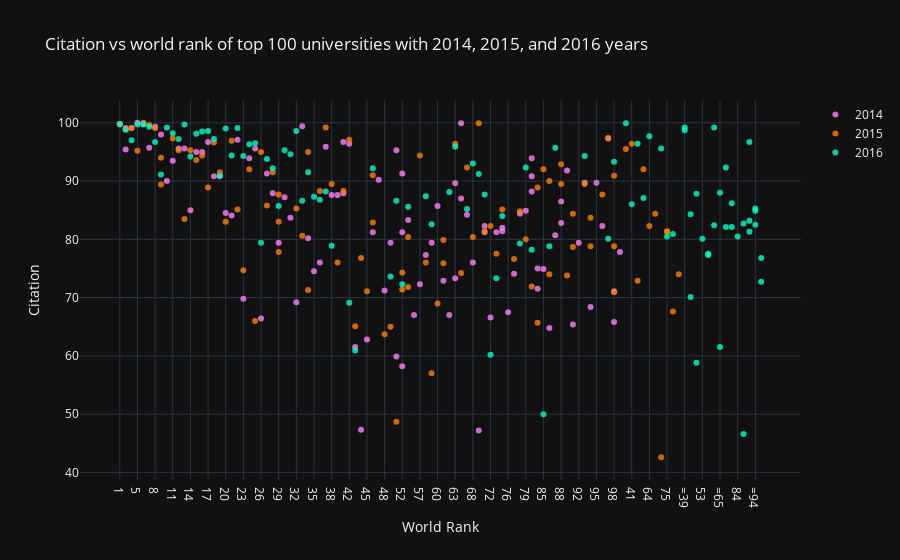

Notebook source saved alongside this figure:
### Code cell
# create trace1
trace1 = go.Scatter(x=df2014.world_rank, y=df2014.citations, mode="markers", name="2014",
                    marker= dict(color = 'rgba(255, 128, 255, 0.8)'), text=df2014.university_name)
# create trace2
trace2 = go.Scatter(x=df2015.world_rank, y=df2015.citations, mode="markers", name="2015",
                    marker= dict(color = 'rgba(255, 128, 2, 0.8)'), text=df2015.university_name)
# create trace3
trace3 = go.Scatter(x=df2016.world_rank, y=df2016.citations, mode="markers", name="2016",
                    marker= dict(color = 'rgba(0, 255, 200, 0.8)'), text=df2016.university_name)
data = [trace1, trace2, trace3]
layout = dict(title='Citation vs world rank of top 100 universities with 2014, 2015, and 2016 years',
              xaxis= dict(title="World Rank", ticklen=5, zeroline=False),
              yaxis=dict(title="Citation", ticklen=5, zeroline=False))
fig = dict(data=data, layout=layout)
iplot(fig)

### Figure 1 — Plotly figure (JSON) as saved in the notebook; plotly's stock layout.template omitted (floating-point values rounded to 4 significant figures)
{"data": [{"marker": {"color": "rgba(255, 128, 255, 0.8)"}, "mode": "markers", "name": "2014", "text": ["California Institute of Technology", "Harvard University", "University of Oxford", "Stanford University", "Massachusetts Institute of Technology", "Princeton University", "University of Cambridge", "University of California, Berkeley", "University of Chicago", "Imperial College London", "Yale University", "University of California, Los Angeles", "Columbia University", "ETH Zurich – Swiss Federal Institute of Technology Zurich", "Johns Hopkins University", "University of Pennsylvania", "Duke University", "University of Michigan", "Cornell University", "University of Toronto", "University College London", "Northwestern University", "University of Tokyo", "Carnegie Mellon University", "University of Washington", "National University of Singapore", "University of Texas at Austin", "Georgia Institute of Technology", "University of Illinois at Urbana-Champaign", "University of Wisconsin-Madison", "University of British Columbia", "London School of Economics and Political Science", "University of California, Santa Barbara", "University of Melbourne", "McGill University", "Karolinska Institute", "École Polytechnique Fédérale de Lausanne", "King’s College London", "University of Edinburgh", "New York University", "University of California, San Diego", "Washington University in St Louis", "University of Hong Kong", "Seoul National University", "Peking University", "University of Minnesota", "University of North Carolina at Chapel Hill", "Australian National University", "Pennsylvania State University", "Boston University", "Tsinghua University", "Brown University", "Kyoto University", "University of California, Davis", "LMU Munich", "Korea Advanced Institute of Science and Technology (KAIST)", "Hong Kong University of Science and Technology", "University of Manchester", "Ohio State University", "Pohang University of Science and Technology", "KU Leuven", "Purdue University", "The University of Queensland", "University of Göttingen", "Rice University", "École Normale Supérieure", "Leiden University", "Heidelberg University", "Delft University of Technology", "University of Southern California", "École Polytechnique", "University of Sydney", "Erasmus University Rotterdam", "University of Basel", "Utrecht University", "Nanyang Technological University", "Wageningen University and Research Center", "University of Pittsburgh", "University of Bristol", "Durham University", "Emory University", "Tufts University", "Michigan State University", "University of Amsterdam", "Ghent University", "Free University of Berlin", "Technical University of Munich", "Case Western Reserve University", "Vanderbilt University", "University of Notre Dame", "Monash University", "McMaster University", "University of California, Irvine", "Humboldt University of Berlin", "University of Rochester", "Pierre and Marie Curie University", "University of Colorado Boulder", "Maastricht University", "University of Groningen", "University of Helsinki"], "x": ["1", "2", "2", "4", "5", "6", "7", "8", "9", "10", "11", "12", "13", "14", "15", "16", "17", "18", "19", "20", "21", "22", "23", "24", "25", "26", "27", "28", "29", "30", "31", "32", "33", "34", "35", "36", "37", "38", "39", "40", "40", "42", "43", "44", "45", "46", "47", "48", "49", "50", "50", "52", "52", "52", "55", "56", "57", "58", "59", "60", "61", "62", "63", "63", "65", "65", "67", "68", "69", "70", "70", "72", "73", "74", "74", "76", "77", "78", "79", "80", "80", "80", "83", "83", "85", "86", "87", "88", "88", "90", "91", "92", "93", "94", "95", "96", "97", "98", "98", "100"], "y": [99.8, 99.1, 95.4, 99.1, 100.0, 99.7, 95.7, 99.3, 98.0, 90.0, 93.5, 95.6, 95.6, 85.0, 95.0, 95.0, 96.7, 90.8, 90.8, 84.5, 84.1, 97.1, 69.8, 93.9, 95.6, 66.4, 91.3, 87.9, 79.4, 87.2, 83.7, 69.2, 99.4, 80.2, 74.5, 76.0, 95.9, 87.6, 87.6, 87.9, 96.7, 96.4, 61.5, 47.3, 62.8, 81.2, 90.2, 71.2, 79.4, 95.3, 59.9, 91.3, 58.2, 81.2, 83.3, 67.0, 72.3, 77.3, 79.4, 85.7, 72.9, 67.0, 73.3, 89.6, 99.9, 87.0, 84.2, 76.0, 47.2, 81.2, 82.3, 66.6, 81.2, 81.4, 82.0, 67.5, 74.1, 84.4, 84.9, 88.2, 90.8, 93.9, 71.5, 75.0, 74.9, 64.8, 80.7, 82.8, 86.5, 91.8, 65.4, 79.4, 89.7, 68.4, 89.7, 82.3, 97.3, 65.8, 71.1, 77.8], "type": "scatter"}, {"marker": {"color": "rgba(255, 128, 2, 0.8)"}, "mode": "markers", "name": "2015", "text": ["California Institute of Technology", "Harvard University", "University of Oxford", "Stanford University", "University of Cambridge", "Massachusetts Institute of Technology", "Princeton University", "University of California, Berkeley", "Imperial College London", "Yale University", "University of Chicago", "University of California, Los Angeles", "ETH Zurich – Swiss Federal Institute of Technology Zurich", "Columbia University", "Johns Hopkins University", "University of Pennsylvania", "University of Michigan", "Duke University", "Cornell University", "University of Toronto", "Northwestern University", "University College London", "University of Tokyo", "Carnegie Mellon University", "National University of Singapore", "University of Washington", "Georgia Institute of Technology", "University of Texas at Austin", "LMU Munich", "University of Illinois at Urbana-Champaign", "University of Wisconsin-Madison", "University of British Columbia", "University of Melbourne", "London School of Economics and Political Science", "École Polytechnique Fédérale de Lausanne", "University of Edinburgh", "University of California, Santa Barbara", "New York University", "McGill University", "King’s College London", "University of California, San Diego", "Washington University in St Louis", "University of Hong Kong", "Karolinska Institute", "Australian National University", "University of Minnesota", "University of North Carolina at Chapel Hill", "Peking University", "Tsinghua University", "Seoul National University", "Hong Kong University of Science and Technology", "Korea Advanced Institute of Science and Technology (KAIST)", "University of Manchester", "Brown University", "KU Leuven", "University of California, Davis", "Boston University", "Pennsylvania State University", "Kyoto University", "University of Sydney", "Nanyang Technological University", "École Polytechnique", "Scuola Normale Superiore di Pisa", "Leiden University", "The University of Queensland", "Pohang University of Science and Technology", "University of Göttingen", "Ohio State University", "Rice University", "Heidelberg University", "Delft University of Technology", "Erasmus University Rotterdam", "Wageningen University and Research Center", "University of Bristol", "University of Basel", "University of Southern California", "University of Amsterdam", "École Normale Supérieure", "Utrecht University", "Humboldt University of Berlin", "Free University of Berlin", "Michigan State University", "Durham University", "Monash University", "Middle East Technical University", "University of Arizona", "University of Notre Dame", "Tufts University", "University of California, Irvine", "Ghent University", "University of Massachusetts", "University of Pittsburgh", "Emory University", "McMaster University", "University of Glasgow", "Vanderbilt University", "University of Colorado Boulder", "Stockholm University", "Technical University of Munich", "Uppsala University"], "x": ["1", "2", "3", "4", "5", "6", "7", "8", "9", "9", "11", "12", "13", "14", "15", "16", "17", "18", "19", "20", "21", "22", "23", "24", "25", "26", "27", "28", "29", "29", "29", "32", "33", "34", "34", "36", "37", "38", "39", "40", "41", "42", "43", "44", "45", "46", "46", "48", "49", "50", "51", "52", "52", "54", "55", "55", "57", "58", "59", "60", "61", "61", "63", "64", "65", "66", "67", "68", "69", "70", "71", "72", "73", "74", "75", "75", "77", "78", "79", "80", "81", "82", "83", "83", "85", "86", "86", "88", "88", "90", "91", "91", "93", "94", "94", "96", "97", "98", "98", "98"], "y": [99.7, 98.9, 95.5, 99.1, 95.2, 100.0, 99.6, 99.1, 89.4, 94.0, 97.3, 95.3, 83.5, 95.3, 93.6, 94.4, 88.9, 96.6, 91.5, 83.0, 96.9, 85.1, 74.7, 92.0, 66.0, 95.0, 85.8, 91.5, 83.0, 77.8, 87.7, 85.3, 80.6, 71.3, 95.0, 88.3, 99.2, 89.5, 76.0, 88.3, 96.4, 97.1, 65.1, 76.8, 71.1, 82.9, 91.0, 63.7, 65.0, 48.7, 72.9, 71.4, 74.3, 92.0, 71.8, 80.4, 94.4, 76.0, 57.0, 69.0, 75.9, 79.9, 96.4, 82.3, 74.2, 84.4, 92.3, 80.4, 99.9, 81.4, 42.6, 82.3, 77.5, 85.1, 81.4, 81.3, 76.6, 84.8, 80.0, 71.9, 67.6, 74.0, 88.9, 65.7, 92.0, 74.0, 90.0, 92.9, 89.5, 73.8, 78.7, 84.4, 89.5, 78.8, 83.7, 87.7, 97.4, 90.9, 78.8, 70.9], "type": "scatter"}, {"marker": {"color": "rgba(0, 255, 200, 0.8)"}, "mode": "markers", "name": "2016", "text": ["California Institute of Technology", "University of Oxford", "Stanford University", "University of Cambridge", "Massachusetts Institute of Technology", "Harvard University", "Princeton University", "Imperial College London", "ETH Zurich – Swiss Federal Institute of Technology Zurich", "University of Chicago", "Johns Hopkins University", "Yale University", "University of California, Berkeley", "University College London", "Columbia University", "University of California, Los Angeles", "University of Pennsylvania", "Cornell University", "University of Toronto", "Duke University", "University of Michigan", "Carnegie Mellon University", "London School of Economics and Political Science", "University of Edinburgh", "Northwestern University", "National University of Singapore", "King’s College London", "Karolinska Institute", "LMU Munich", "New York University", "École Polytechnique Fédérale de Lausanne", "University of Washington", "University of Melbourne", "University of British Columbia", "KU Leuven", "University of Illinois at Urbana-Champaign", "Heidelberg University", "McGill University", "University of California, San Diego", "University of California, Santa Barbara", "Georgia Institute of Technology", "Peking University", "University of Tokyo", "University of California, Davis", "University of Hong Kong", "University of Texas at Austin", "Tsinghua University", "Wageningen University and Research Center", "Humboldt University of Berlin", "University of Wisconsin-Madison", "Brown University", "Australian National University", "Technical University of Munich", "École Normale Supérieure", "Nanyang Technological University", "University of Manchester", "University of Sydney", "University of Amsterdam", "Hong Kong University of Science and Technology", "The University of Queensland", "Washington University in St Louis", "Utrecht University", "University of North Carolina at Chapel Hill", "Boston University", "Delft University of Technology", "University of Minnesota", "Leiden University", "University of Southern California", "University of Bristol", "Durham University", "Erasmus University Rotterdam", "Free University of Berlin", "Monash University", "University of Groningen", "Pennsylvania State University", "University of Glasgow", "University of Helsinki", "University of Tübingen", "University of Pittsburgh", "University of Warwick", "Uppsala University", "University of Copenhagen", "University of New South Wales", "University of Freiburg", "Seoul National University", "University of St Andrews", "Vanderbilt University", "Kyoto University", "Maastricht University", "Emory University", "Lund University", "Ohio State University", "University of Exeter", "University of Bonn", "Georgetown University", "McMaster University", "University of Sheffield", "Queen Mary University of London", "University of Göttingen", "Michigan State University"], "x": ["1", "2", "3", "4", "5", "6", "7", "8", "9", "10", "11", "12", "13", "14", "15", "16", "17", "18", "19", "20", "21", "22", "23", "24", "25", "26", "27", "28", "29", "30", "31", "32", "33", "34", "35", "36", "37", "38", "=39", "=39", "41", "42", "43", "=44", "=44", "46", "=47", "=47", "49", "50", "51", "52", "53", "54", "55", "=56", "=56", "58", "59", "=60", "=60", "62", "63", "64", "=65", "=65", "67", "68", "69", "70", "71", "72", "73", "74", "75", "=76", "=76", "78", "79", "80", "81", "=82", "=82", "84", "85", "86", "87", "=88", "=88", "=90", "=90", "=90", "93", "=94", "=94", "=94", "97", "98", "=99", "=99"], "y": [99.8, 98.8, 99.9, 97.0, 99.7, 99.8, 99.3, 96.7, 91.1, 99.2, 98.2, 97.2, 99.7, 94.2, 98.1, 98.5, 98.6, 97.2, 90.9, 99.0, 94.4, 99.1, 94.3, 96.3, 96.5, 79.4, 93.8, 92.2, 85.7, 95.3, 94.6, 98.6, 86.6, 91.5, 87.3, 86.8, 88.2, 78.9, 98.7, 99.2, 86.0, 69.1, 60.9, 84.3, 70.1, 92.2, 58.8, 87.8, 73.6, 86.6, 96.4, 72.3, 80.1, 87.1, 85.6, 77.3, 77.5, 87.4, 82.6, 82.4, 99.2, 88.1, 95.9, 97.7, 61.5, 88.0, 85.2, 93.0, 91.2, 87.7, 95.6, 60.2, 73.3, 84.0, 80.5, 92.3, 82.1, 79.3, 92.3, 78.2, 80.9, 86.2, 82.1, 80.5, 50.0, 78.8, 95.7, 46.6, 82.7, 96.7, 81.3, 83.2, 94.3, 85.3, 82.5, 84.9, 80.1, 93.3, 72.7, 76.8], "type": "scatter"}], "layout": {"title": {"text": "Citation vs world rank of top 100 universities with 2014, 2015, and 2016 years"}, "xaxis": {"ticklen": 5, "title": {"text": "World Rank"}, "zeroline": false}, "yaxis": {"ticklen": 5, "title": {"text": "Citation"}, "zeroline": false}}}
